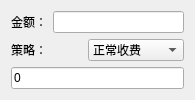
<?xml version="1.0" encoding="UTF-8"?>
<ui version="4.0">
 <class>shopPrice</class>
 <widget class="QWidget" name="shopPrice">
  <property name="geometry">
   <rect>
    <x>0</x>
    <y>0</y>
    <width>195</width>
    <height>94</height>
   </rect>
  </property>
  <property name="windowTitle">
   <string>Form</string>
  </property>
  <layout class="QVBoxLayout" name="verticalLayout">
   <item>
    <layout class="QHBoxLayout" name="horizontalLayout_2">
     <item>
      <widget class="QLabel" name="label_money">
       <property name="text">
        <string>金额：</string>
       </property>
       <property name="buddy">
        <cstring>lineEdit_money</cstring>
       </property>
      </widget>
     </item>
     <item>
      <widget class="QLineEdit" name="lineEdit_money">
       <property name="inputMask">
        <string/>
       </property>
       <property name="text">
        <string/>
       </property>
      </widget>
     </item>
    </layout>
   </item>
   <item>
    <layout class="QHBoxLayout" name="horizontalLayout">
     <item>
      <widget class="QLabel" name="label_strategy">
       <property name="text">
        <string>策略：</string>
       </property>
       <property name="buddy">
        <cstring>comboBox_strategy</cstring>
       </property>
      </widget>
     </item>
     <item>
      <widget class="QComboBox" name="comboBox_strategy">
       <item>
        <property name="text">
         <string>正常收费</string>
        </property>
       </item>
       <item>
        <property name="text">
         <string>满300返100</string>
        </property>
       </item>
       <item>
        <property name="text">
         <string>打八折</string>
        </property>
       </item>
      </widget>
     </item>
    </layout>
   </item>
   <item>
    <widget class="QLineEdit" name="lineEdit_result">
     <property name="cursor">
      <cursorShape>SizeVerCursor</cursorShape>
     </property>
     <property name="autoFillBackground">
      <bool>false</bool>
     </property>
     <property name="text">
      <string>0</string>
     </property>
     <property name="readOnly">
      <bool>true</bool>
     </property>
     <property name="clearButtonEnabled">
      <bool>false</bool>
     </property>
    </widget>
   </item>
  </layout>
 </widget>
 <resources/>
 <connections/>
</ui>
